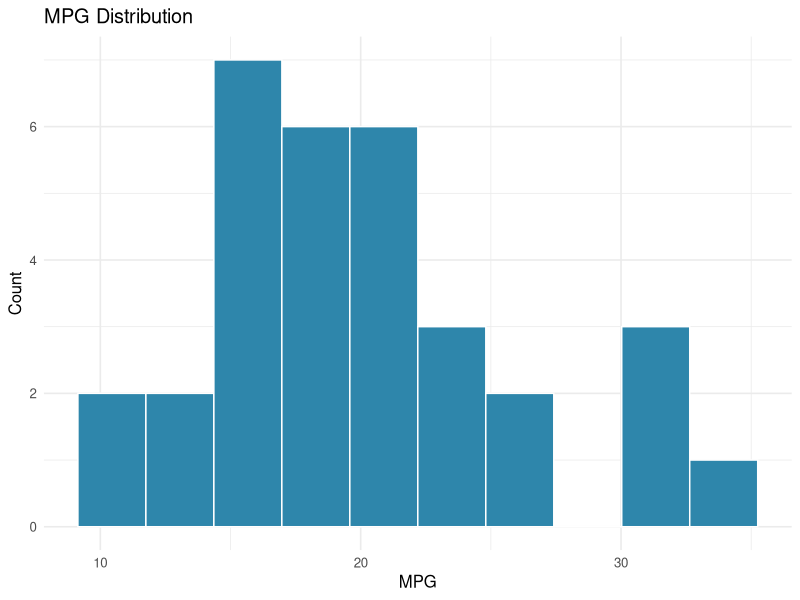
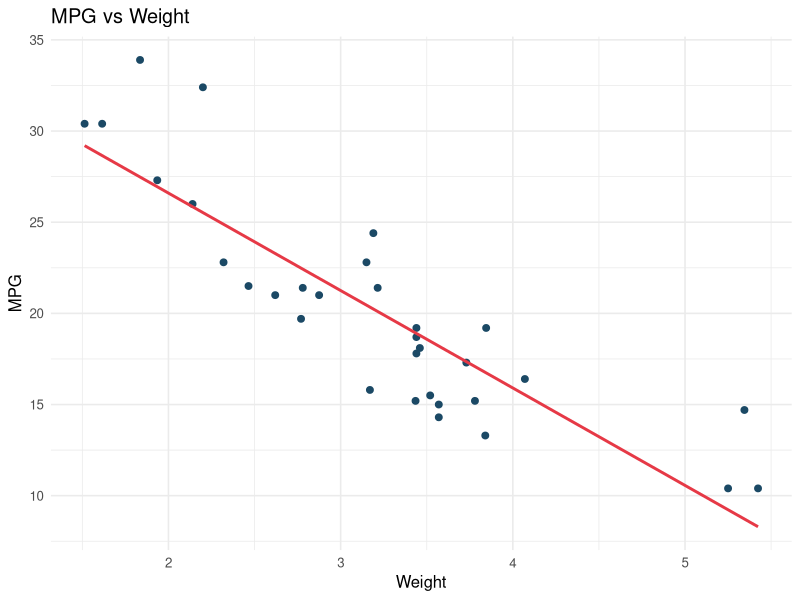

Write R code to recreate these figures, in order.
# tidyverse_eda.R
suppressPackageStartupMessages({
  library(tidyverse)
})

mtcars_tbl <- as_tibble(mtcars, rownames = "car")

cat("Rows:", nrow(mtcars_tbl), "\n")
cat("Cols:", ncol(mtcars_tbl), "\n\n")

summary_tbl <- mtcars_tbl %>%
  summarise(across(where(is.numeric), list(mean = mean, sd = sd), .names = "{.col}_{.fn}"))

cat("Numeric summary (mean/sd):\n")
print(summary_tbl)

p1 <- ggplot(mtcars_tbl, aes(x = mpg)) +
  geom_histogram(bins = 10, fill = "#2E86AB", color = "white") +
  labs(title = "MPG Distribution", x = "MPG", y = "Count") +
  theme_minimal(base_size = 12)

ggsave("examples_r_tidyverse/output_tidy_mtcars_hist.png", p1, width = 8, height = 5)

p2 <- ggplot(mtcars_tbl, aes(x = wt, y = mpg)) +
  geom_point(color = "#1B4965", size = 2) +
  geom_smooth(method = "lm", se = FALSE, color = "#E63946") +
  labs(title = "MPG vs Weight", x = "Weight", y = "MPG") +
  theme_minimal(base_size = 12)

ggsave("examples_r_tidyverse/output_tidy_mtcars_scatter.png", p2, width = 8, height = 5)

cat("\nSaved: output_tidy_mtcars_hist.png, output_tidy_mtcars_scatter.png\n")
